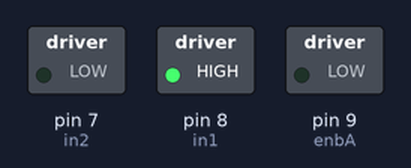
The sketch below on a simulated Arduino Uno, built with avr-gcc and run on an emulated ATmega328P. On the bench: switched loads named in the sketch (green lamp = pin HIGH).

Above: at 0.05 s.
At 6.95 s:
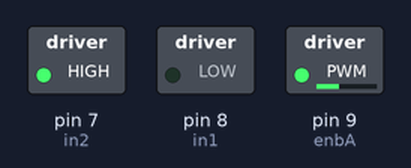
At 7.65 s:
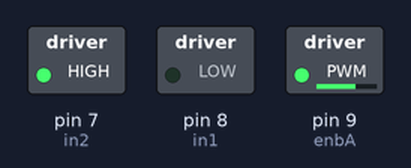
At 9.0 s:
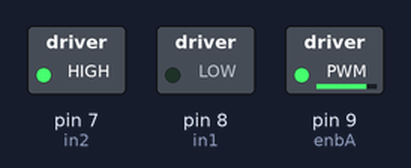
At 11.1 s:
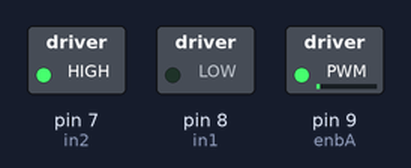
Timing chart, 0 to 14.5 s (numbered marks = the images above):
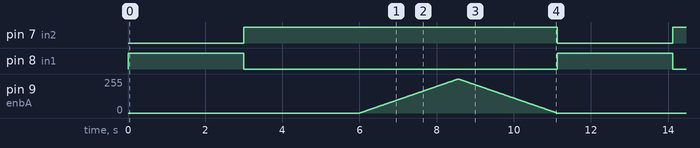

Measured:
- by itself, pin 7 (in2): alternates HIGH for 8.1 s and LOW for 3.0 s
- by itself, pin 8 (in1): alternates HIGH for 3.0 s and LOW for 8.1 s

The sketch:

dc_motor_2.ino
```cpp
int in1 = 8;
int in2 = 7;
int enbA = 9;

void setup() {
  pinMode(in1, OUTPUT);
  pinMode(in2, OUTPUT);
  pinMode(enbA, OUTPUT);  // Bu satır aktif hale getirildi

  digitalWrite(10, HIGH);  // Sabit dijital sinyal, sadece test için
}

void loop() {
  // Motoru ileri yönlü çalıştır
  digitalWrite(in1, HIGH);
  digitalWrite(in2, LOW);
  //analogWrite(enbA, 128);  // Hız %50
  delay(2000);  // 2 saniye çalıştır

  // Motoru durdur
  analogWrite(enbA, 0);  // Motoru durdur
  delay(1000);  // 1 saniye bekle

  // Motoru geri yönlü çalıştır
  digitalWrite(in1, LOW);
  digitalWrite(in2, HIGH);
  //analogWrite(enbA, 200);  // Hız %78
  delay(2000);  // 2 saniye çalıştır

  // Motoru durdur
  //analogWrite(enbA, 0);
  delay(1000);  // 1 saniye bekle


    for (int i = 0; i <= 255; i++) {
    analogWrite(enbA, i);
    delay(10);
  }
  for (int i = 255; i >= 0; i--) {
    analogWrite(enbA, i);
    delay(10);
  }
}
```
